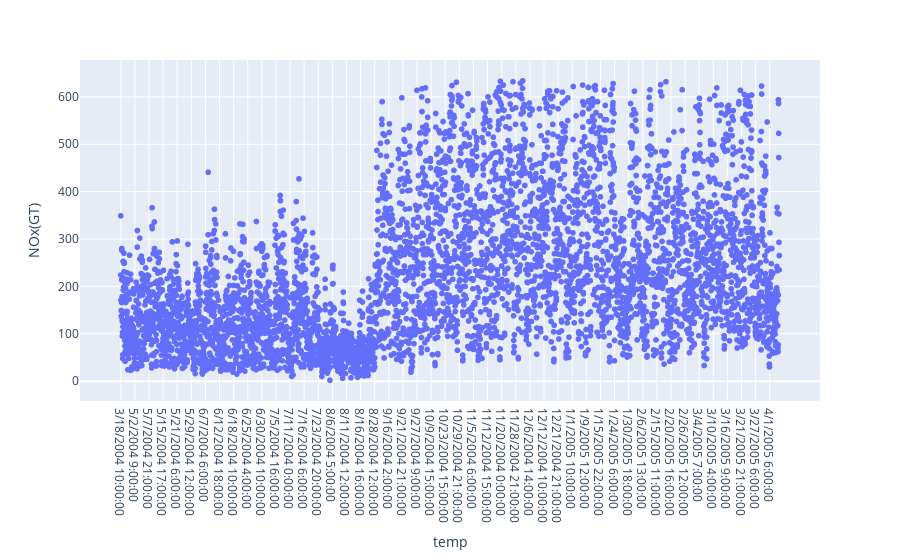

Write notebook code for a chart like this one.
### Code cell
fig5 = px.scatter(X_new, x='temp', y='NOx(GT)')
fig5.show()

### Figure 1 — Plotly figure (JSON) as saved in the notebook; plotly's stock layout.template omitted (floating-point values rounded to 4 significant figures; data arrays with more than 128 entries replaced by an {"elided": "..."} marker saying what was removed)
{"data": [{"hovertemplate": "temp=%{x}<br>NOx(GT)=%{y}<extra></extra>", "legendgroup": "", "marker": {"color": "#636efa", "symbol": "circle"}, "mode": "markers", "name": "", "showlegend": false, "type": "scattergl", "x": {"elided": "5462 str values"}, "xaxis": "x", "y": {"elided": "5462 int values"}, "yaxis": "y"}], "layout": {"legend": {"tracegroupgap": 0}, "margin": {"t": 60}, "xaxis": {"anchor": "y", "domain": [0, 1], "title": {"text": "temp"}}, "yaxis": {"anchor": "x", "domain": [0, 1], "title": {"text": "NOx(GT)"}}}}
